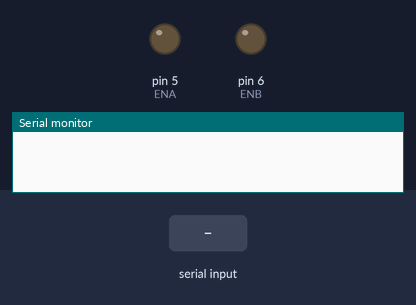
Recording of a sketch running on a simulated Arduino Uno, built with avr-gcc and run on an emulated ATmega328P. Parts: output pins drawn as LEDs (lit = HIGH), the last lines printed to the serial monitor. The test bench sets the inputs (shaded band).

Above: at 1.2 s.
1.3 s: "f" received over Serial
At 2.45 s:
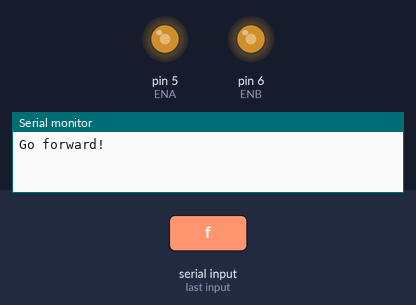
4.1 s: "r" received over Serial
At 5.3 s:
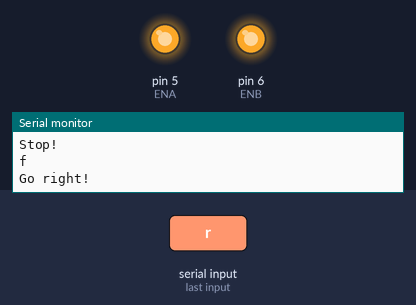
9.5 s: "l" received over Serial
At 12.1 s:
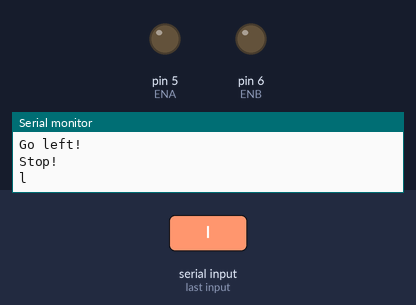
12.4 s: "b" received over Serial
At 13.55 s:
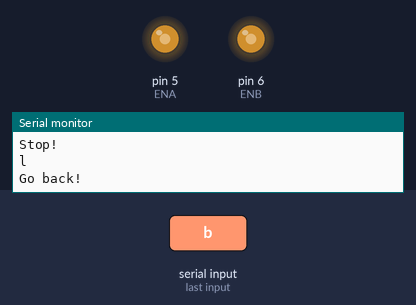
Timing chart, 0 to 15.4 s (numbered marks = the images above; inputs shaded):
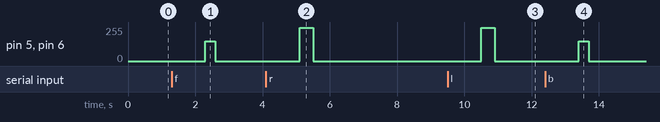

The sketch:

CarController.ino
```cpp
#define ENA 5
#define ENB 6
#define IN1 7
#define IN2 8
#define IN3 9
#define IN4 11
// gospeed = 180 - turn_delay = 340 - godelay = 300
#define TURN_DELAY 400
#define GO_DELAY 300
#define SPEED_GO 150
#define SPEED_TURN 50

#define LED_Pin 13
void setup() {
  Serial.begin(9600);
}

void stopcar(bool debug = false)
{
  digitalWrite(ENA, LOW);
  digitalWrite(ENB, LOW);
  if (debug)
    Serial.println("Stop!");
}

void forward(bool debug, int16_t in_carSpeed)
{

  analogWrite(ENA, in_carSpeed);
  analogWrite(ENB, in_carSpeed);
  digitalWrite(IN1, HIGH);
  digitalWrite(IN2, LOW);
  digitalWrite(IN3, LOW);
  digitalWrite(IN4, HIGH);
  if (debug)
    Serial.println("Go forward!");
  delay(GO_DELAY);
  stopcar(true);
}

void back(bool debug, int16_t in_carSpeed)
{

  analogWrite(ENA, in_carSpeed);
  analogWrite(ENB, in_carSpeed);
  digitalWrite(IN1, LOW);
  digitalWrite(IN2, HIGH);
  digitalWrite(IN3, HIGH);
  digitalWrite(IN4, LOW);
  if (debug)
    Serial.println("Go back!");
  delay(GO_DELAY);
  stopcar(true);
}

void left(bool debug, int16_t in_carSpeed)
{

  analogWrite(ENA, 250);
  analogWrite(ENB, 250);
  digitalWrite(IN1, LOW);
  digitalWrite(IN2, HIGH);

  digitalWrite(IN3, LOW);
  digitalWrite(IN4, HIGH);
  if (debug)
    Serial.println("Go left!");
  delay(TURN_DELAY);
  stopcar(true);
}

void right(bool debug, int16_t in_carSpeed)
{
  analogWrite(ENA, 250);
  analogWrite(ENB, 250);
  digitalWrite(IN1, HIGH);
  digitalWrite(IN2, LOW);
  digitalWrite(IN3, HIGH);
  digitalWrite(IN4, LOW);
  if (debug)
    Serial.println("Go right!");
  delay(TURN_DELAY);
  stopcar(true);
}

void loop() {
  if (Serial.available() > 0) {
  String c = {};
  c = Serial.readString();
  int i = 0;
  while (i < c.length()) {
  if (Serial.available() > 0 && Serial.readString() == "s") {
     stopcar(true);
     break;
  }
  if (c[i] == 'f') {
    forward(true, SPEED_GO);
  }
  if (c[i] == 'r') {
    right(true, SPEED_TURN);
  }
  if (c[i] == 'l') {
    left(true, SPEED_TURN);
  }
  if (c[i] == 's') {
    stopcar(true);
  }
  if (c[i] == 'b') {
    back(true, SPEED_GO);
  }
  Serial.println(c);
  delay(1000);
  i++;
  }
}
}
```

Measured:
- after the input at 1.3 s, pin 5 (ENA), pin 6 (ENB): 0/255 → 150/255 after 1.0 s, → 0/255 0.30 s later
- after the input at 4.1 s, pin 5 (ENA), pin 6 (ENB): 0/255 → 250/255 after 1.0 s, → 0/255 0.40 s later
- after the input at 9.5 s, pin 5 (ENA), pin 6 (ENB): 0/255 → 250/255 after 1.0 s, → 0/255 0.40 s later
- after the input at 12.4 s, pin 5 (ENA), pin 6 (ENB): 0/255 → 150/255 after 1.0 s, → 0/255 0.30 s later
